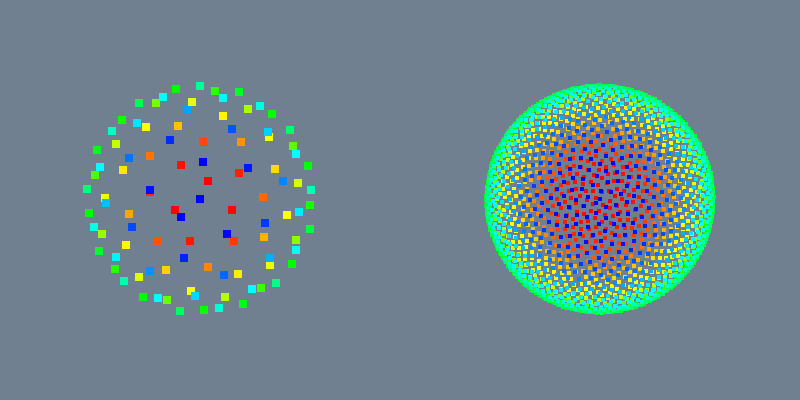

Here is the Python script that generated this plot:
#!/usr/bin/env python

# Interpolate scalar data from a sparse point cloud onto a dense
# target cloud using vtkPointInterpolator with a vtkGaussianKernel.
# The left viewport shows the sparse source points and the right
# shows the dense cloud with interpolated scalars.

import math

# Factory overrides: importing these modules registers the OpenGL rendering
# and interaction style implementations for vtkRenderingCore factory classes.
import vtkmodules.vtkInteractionStyle  # noqa: F401
import vtkmodules.vtkRenderingOpenGL2  # noqa: F401
# VTK pipeline classes used in this example
from vtkmodules.vtkCommonCore import vtkFloatArray, vtkPoints
from vtkmodules.vtkCommonDataModel import (
    vtkCellArray,
    vtkPolyData,
)
from vtkmodules.vtkFiltersPoints import (
    vtkGaussianKernel,
    vtkPointInterpolator,
)
from vtkmodules.vtkRenderingCore import (
    vtkActor,
    vtkPolyDataMapper,
    vtkRenderWindow,
    vtkRenderWindowInteractor,
    vtkRenderer,
)

# Colors (normalized RGB)
slate_gray_background_rgb = (0.439, 0.502, 0.565)

# Source: create a sparse point cloud with an elevation scalar
sparse_pts = vtkPoints()
sparse_verts = vtkCellArray()
sparse_scalars = vtkFloatArray()
sparse_scalars.SetName("Elevation")
for i in range(100):
    phi = math.acos(1.0 - 2.0 * (i / 100.0))
    theta = math.pi * (1.0 + 5.0**0.5) * i
    x = math.sin(phi) * math.cos(theta)
    y = math.sin(phi) * math.sin(theta)
    z = math.cos(phi)
    pid = sparse_pts.InsertNextPoint(x, y, z)
    sparse_verts.InsertNextCell(1, [pid])
    sparse_scalars.InsertNextValue(z)

sparse_cloud = vtkPolyData()
sparse_cloud.SetPoints(sparse_pts)
sparse_cloud.SetVerts(sparse_verts)
sparse_cloud.GetPointData().SetScalars(sparse_scalars)

# Target: create a dense point cloud without scalars
dense_pts = vtkPoints()
dense_verts = vtkCellArray()
for i in range(2000):
    phi = math.acos(1.0 - 2.0 * (i / 2000.0))
    theta = math.pi * (1.0 + 5.0**0.5) * i
    x = math.sin(phi) * math.cos(theta)
    y = math.sin(phi) * math.sin(theta)
    z = math.cos(phi)
    pid = dense_pts.InsertNextPoint(x, y, z)
    dense_verts.InsertNextCell(1, [pid])

dense_cloud = vtkPolyData()
dense_cloud.SetPoints(dense_pts)
dense_cloud.SetVerts(dense_verts)

# ---- Left viewport: sparse source cloud ----
sparse_mapper = vtkPolyDataMapper()
sparse_mapper.SetInputData(sparse_cloud)
sparse_mapper.SetScalarRange(-1.0, 1.0)

sparse_actor = vtkActor()
sparse_actor.SetMapper(sparse_mapper)
sparse_actor.GetProperty().SetPointSize(8)

left_renderer = vtkRenderer()
left_renderer.SetViewport(0.0, 0.0, 0.5, 1.0)
left_renderer.AddActor(sparse_actor)
left_renderer.SetBackground(slate_gray_background_rgb)

# ---- Right viewport: dense cloud with interpolated scalars ----
kernel = vtkGaussianKernel()
kernel.SetSharpness(2.0)
kernel.SetRadius(0.5)

interpolator = vtkPointInterpolator()
interpolator.SetInputData(dense_cloud)
interpolator.SetSourceData(sparse_cloud)
interpolator.SetKernel(kernel)

interp_mapper = vtkPolyDataMapper()
interp_mapper.SetInputConnection(interpolator.GetOutputPort())
interp_mapper.SetScalarRange(-1.0, 1.0)

interp_actor = vtkActor()
interp_actor.SetMapper(interp_mapper)
interp_actor.GetProperty().SetPointSize(4)

right_renderer = vtkRenderer()
right_renderer.SetViewport(0.5, 0.0, 1.0, 1.0)
right_renderer.AddActor(interp_actor)
right_renderer.SetBackground(slate_gray_background_rgb)

# Window: display the rendered scene
render_window = vtkRenderWindow()
render_window.AddRenderer(left_renderer)
render_window.AddRenderer(right_renderer)
render_window.SetWindowName("gaussian kernel smoothing")
render_window.SetMultiSamples(0)
render_window.SetSize(800, 400)

# Scene: configure the camera
left_renderer.ResetCamera()
right_renderer.SetActiveCamera(left_renderer.GetActiveCamera())

# Interactor: handle mouse and keyboard events
render_window_interactor = vtkRenderWindowInteractor()
render_window_interactor.SetRenderWindow(render_window)

# Launch the interactive visualization
render_window_interactor.Initialize()
render_window_interactor.Start()
